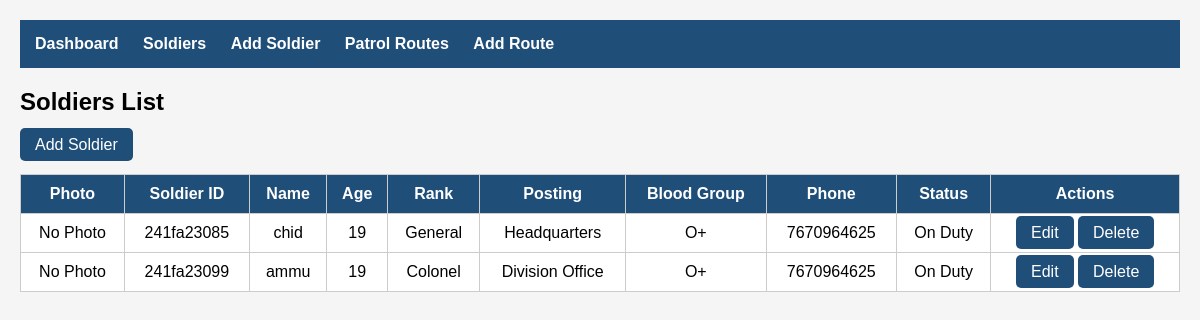
The app's page /soldiers/ with its own data.
### patrol/models.py (models this page shows, shortened)
class Soldier(models.Model):
    RANK_CHOICES = [
        ('General', 'General'),
        ('Colonel', 'Colonel'),
        ('Major', 'Major'),
        ('Captain', 'Captain'),
        ('Lieutenant', 'Lieutenant'),
        ('Soldier', 'Soldier'),
    ]
    STATUS_CHOICES = [
        ('On Duty', 'On Duty'),
        ('Leave', 'Leave'),
    ]
    soldier_id = models.CharField(max_length=20, unique=True)
    name = models.CharField(max_length=100)
    age = models.IntegerField()
    rank = models.CharField(max_length=20, choices=RANK_CHOICES)
    posting = models.CharField(max_length=100, blank=True)
    blood_group = models.CharField(max_length=5)
    phone = models.CharField(max_length=15)
    status = models.CharField(max_length=20, choices=STATUS_CHOICES)
    photo = models.ImageField(upload_to='soldiers/', blank=True, null=True)

### patrol/views.py (the view)
# urls.py: path('soldiers/', SoldierListView.as_view(), name='soldier_list'),
class SoldierListView(ListView):
    model = Soldier
    template_name = "soldiers.html"
    context_object_name = "soldiers"

### templates/soldiers.html
{% extends 'base.html' %}
{% block content %}
<h2>Soldiers List</h2>
<a href="/soldier/add/" class="btn">Add Soldier</a>
<table>
    <tr>
        <th>Photo</th>
        <th>Soldier ID</th>
        <th>Name</th>
        <th>Age</th>
        <th>Rank</th>
        <th>Posting</th>
        <th>Blood Group</th>
        <th>Phone</th>
        <th>Status</th>
        <th>Actions</th>
    </tr>
    {% for soldier in soldiers %}
    <tr>
        <td>
            {% if soldier.photo %}
                <img src="{{ soldier.photo.url }}" width="70" height="70">
            {% else %}
                No Photo
            {% endif %}
        </td>
        <td>{{ soldier.soldier_id }}</td>
        <td>{{ soldier.name }}</td>
        <td>{{ soldier.age }}</td>
        <td>{{ soldier.rank }}</td>
        <td>{{ soldier.posting }}</td>
        <td>{{ soldier.blood_group }}</td>
        <td>{{ soldier.phone }}</td>
        <td>{{ soldier.status }}</td>
        <td>
            <a href="/soldier/{{ soldier.id }}/edit/" class="btn">Edit</a>
            <a href="/soldier/{{ soldier.id }}/delete/" class="btn">Delete</a>
        </td>
    </tr>
    {% empty %}
    <tr>
        <td colspan="10">No Soldiers Found.</td>
    </tr>
    {% endfor %}
</table>
{% endblock %}

### templates/base.html (shortened to what this page needs)
<!DOCTYPE html>
<html>
<head>
</head>
<body>
<nav>
    <a href="/">Dashboard</a>
    <a href="/soldiers/">Soldiers</a>
    <a href="/soldier/add/">Add Soldier</a>
    <a href="/routes/">Patrol Routes</a>
    <a href="/routes/add/">Add Route</a>
</nav>
{% block content %}
{% endblock %}
</body>
</html>

### templates/base.html (style rules this page uses)
body { font-family: Arial, sans-serif; margin:20px; background:#f5f5f5; }
nav { background:#1f4e79; padding:15px; }
nav a { color:white; text-decoration:none; margin-right:20px; font-weight:bold; }
table { width:100%; border-collapse:collapse; margin-top:20px; background:white; }
th,td { border:1px solid #ccc; padding:10px; text-align:center; }
th { background:#1f4e79; color:white; }
.btn { padding:8px 15px; background:#1f4e79; color:white; text-decoration:none; border-radius:5px; }

### records on screen
Soldier: photo "No Photo", soldier_id "241fa23085", name "chid", age "19", rank "General", posting "Headquarters", blood_group "O+", phone "7670964625", status "On Duty"
Soldier: photo "No Photo", soldier_id "241fa23099", name "ammu", age "19", rank "Colonel", posting "Division Office", blood_group "O+", phone "7670964625", status "On Duty"
